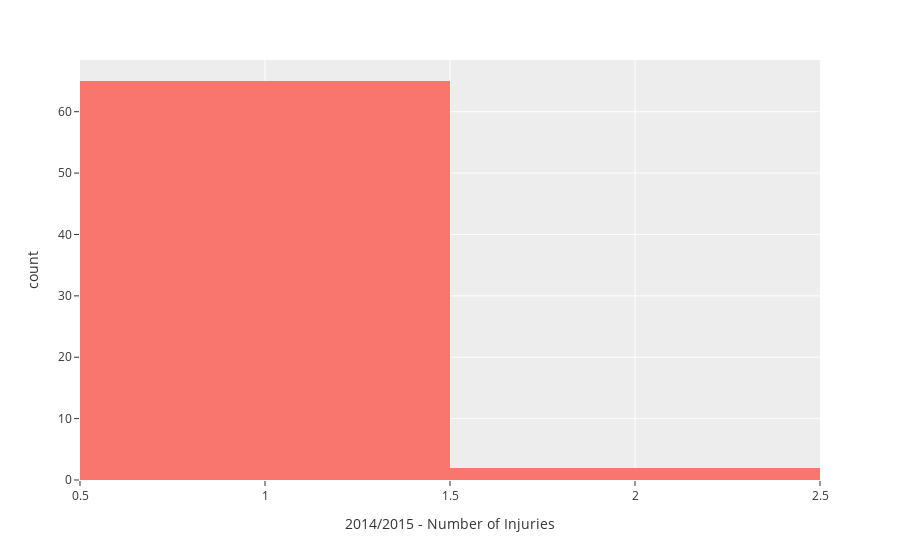

Here is the notebook cell this chart was saved with:
### Code cell
# 2014/2015 number of injuries
_2014_2015_num_injuries_for_players = px.histogram(
    data_frame=head_injuries,
    x="2014/2015 - Number of Injuries",
    template="ggplot2",
)

_2014_2015_num_injuries_for_players.show()

### Figure 1 — Plotly figure (JSON) as saved in the notebook; plotly's stock layout.template omitted (floating-point values rounded to 4 significant figures; data arrays with more than 128 entries replaced by an {"elided": "..."} marker saying what was removed)
{"data": [{"alignmentgroup": "True", "bingroup": "x", "hovertemplate": "2014/2015 - Number of Injuries=%{x}<br>count=%{y}<extra></extra>", "legendgroup": "", "marker": {"color": "#F8766D", "pattern": {"shape": ""}}, "name": "", "offsetgroup": "", "orientation": "v", "showlegend": false, "type": "histogram", "x": {"elided": "343 int values"}, "xaxis": "x", "yaxis": "y"}], "layout": {"barmode": "relative", "legend": {"tracegroupgap": 0}, "margin": {"t": 60}, "xaxis": {"anchor": "y", "domain": [0, 1], "title": {"text": "2014/2015 - Number of Injuries"}}, "yaxis": {"anchor": "x", "domain": [0, 1], "title": {"text": "count"}}}}
